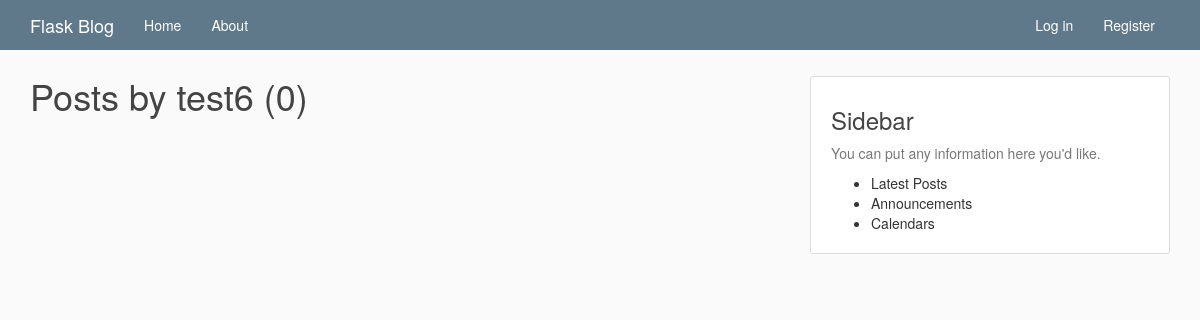
Page /user/test6 on the earlier database version.
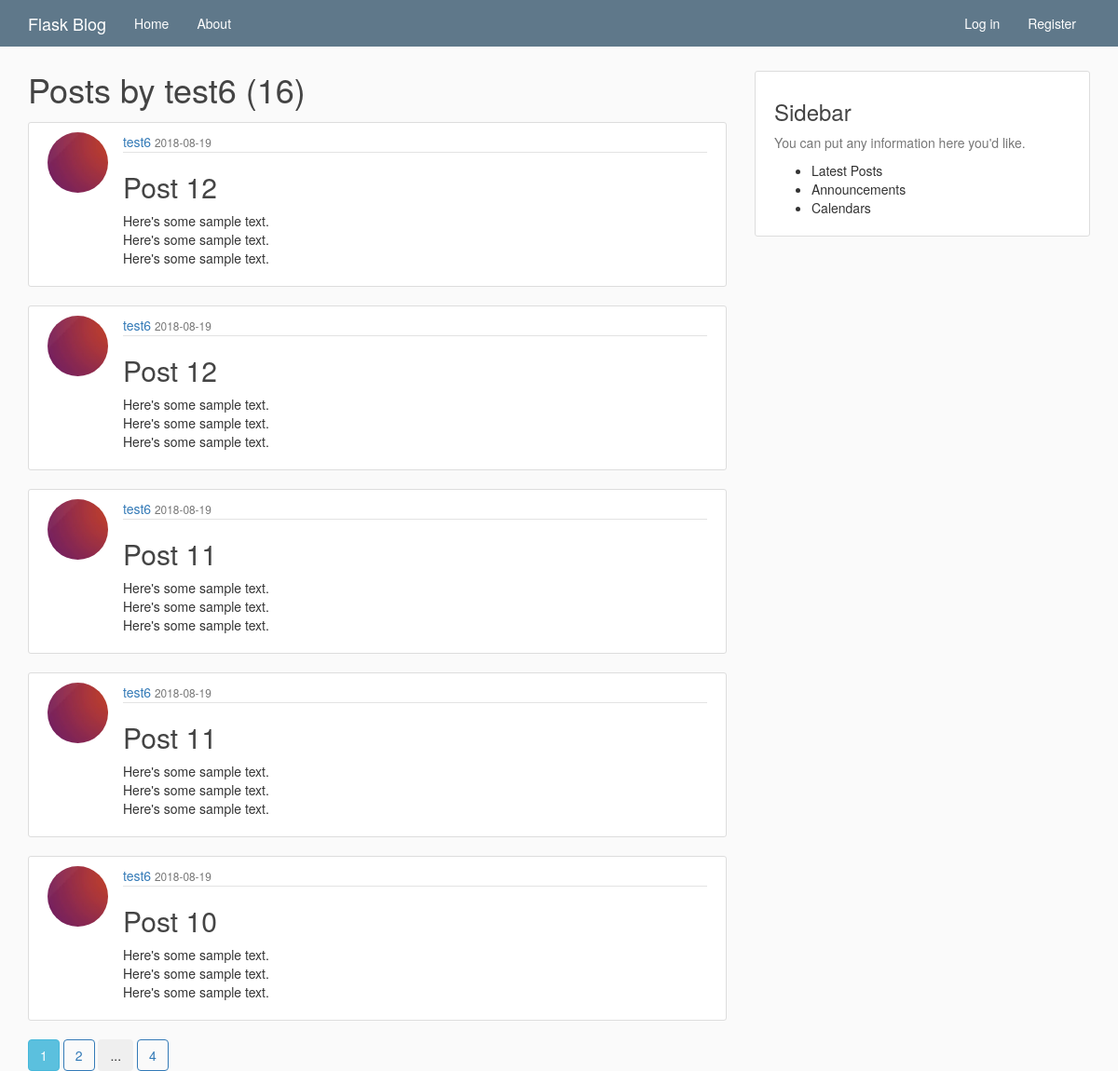
Same page on the later database version.
### flaskblog/models.py (models this page shows, shortened)
class User(db.Model, UserMixin):
  id = db.Column(
      db.Integer, primary_key=True)
  username = db.Column(
      db.String(20), unique=True, nullable=False)
  email = db.Column(
      db.String(120), unique=True, nullable=False)
  image_file = db.Column(
      db.String(20), nullable=False,
      default='default.jpg')  # Store for image hash
  password = db.Column(db.String(60), nullable=False)
  posts = db.relationship('Post', backref='author', lazy=True)

class Post(db.Model):
  id = db.Column(
      db.Integer, primary_key=True)
  title = db.Column(
      db.String(100), nullable=False)
  date_posted = db.Column(
      db.DateTime, nullable=False, default=datetime.utcnow)
  content = db.Column(
      db.Text, nullable=False)
  user_id = db.Column(
      db.Integer, db.ForeignKey('user.id'), nullable=False)

### flaskblog/users/routes.py (the view)
@users.route('/user/<string:username>')
def user_posts(username):
  page = request.args.get('page', 1, type=int)
  user = User.query.filter_by(username=username).first_or_404()
  posts = Post.query.filter_by(author=user)\
      .order_by(Post.date_posted.desc())\
      .paginate(page=page, per_page=5)
  return render_template('user_posts.html', user=user, posts=posts)

### flaskblog/templates/user_posts.html
{% extends "layout.html" %}
{% block content %}
    <h1 class="mb-3">Posts by {{ user.username }} ({{ posts.total }})</h1>
  {% for post in posts.items %}
    <article class="media content-section">
      <img src="{{ url_for('static', filename='profile_pics/' + post.author.image_file) }}" class="rounded-circle article-img">
      <div class="media-body">
        <div class="article-metadata">
          <a href="{{ url_for('users.user_posts', username=post.author.username) }}" class="mr-2">{{ post.author.username }}</a>
          <small class="text-muted">{{ post.date_posted.strftime('%Y-%m-%d') }}</small>
        </div>
        <h2>
          <a href="{{ url_for('posts.post', post_id=post.id) }}" class="article-title">{{ post.title }}</a>
        </h2>
        <p class="article-content">{{ post.content }}</p>
      </div>
    </article>
  {% endfor %}
  {% for page_num in posts.iter_pages(left_edge=1, right_edge=1, left_current=1, right_current=2) %}
      {% if page_num %}
        {% if posts.page == page_num %}
          <a href="{{ url_for('users.user_posts', username=user.username, page=page_num) }}" class="btn btn-info mb-4">{{ page_num }}</a>
        {% else %}
          <a href="{{ url_for('users.user_posts', username=user.username, page=page_num) }}" class="btn btn-outline-info mb-4">{{ page_num }}</a>
        {% endif %}
      {% else %}
        <button type="button" class="btn btn-outline-secondary">...</button>
      {% endif %}
  {% endfor %}
{% endblock content %}

### flaskblog/templates/layout.html (shortened to what this page needs)
<!DOCTYPE html>
<html lang="en">
  <head>
    <link rel="stylesheet"
      href="https://maxcdn.bootstrapcdn.com/bootstrap/3.3.7/css/bootstrap.min.css"
>
    <link rel="stylesheet" href="{{ url_for('static', filename='main.css') }}">
  </head>
  <body>
    <header class="site-header">
      <nav class="navbar navbar-default fixed-top">
        <div class="container">
          <div class="navbar-header">
            <a class="navbar-brand" href="{{ url_for('main.home') }}">Flask Blog</a>
          </div>
          <div class="collapse navbar-collapse" id="navbarToggle">
            <ul class="nav navbar-nav">
              <li><a href="{{ url_for('main.home') }}">Home</a></li>
              <li><a href="{{ url_for('main.about') }}">About</a></li>
            </ul>
            <ul class="nav navbar-nav navbar-right">
              {% if current_user.is_authenticated %}
                <li><a href="{{ url_for('posts.new_post') }}">New Post</a></li>
                <li><a href="{{ url_for('users.account') }}">{{ current_user.username }}</a></li>
                <li><a href="{{ url_for('users.logout') }}">Log out</a></li>
              {% else %}
                <li><a href="{{ url_for('users.login') }}">Log in</a></li>
                <li><a href="{{ url_for('users.register') }}">Register</a></li>
              {% endif%}
            </ul>
          </div>
        </div>
      </nav>
    </header>
    <main role="main" class="container">
      <div class="row">
        <div class="col-md-8">
          {% block content %}
          {% endblock content %}
        </div>
        <div class="col-md-4">
          <div class="content-section">
            <h3>Sidebar</h3>
            <p class="text-muted">
              You can put any information here you'd like.
            </p>
            <ul>
              <li>Latest Posts</li>
              <li>Announcements</li>
              <li>Calendars</li>
            </ul>
          </div>
        </div>
      </div>
    </main>
  </body>
</html>

### flaskblog/static/main.css (style rules this page uses)
body { background: #fafafa; color: #333333; margin-top: 7.6rem; }
h1, h2, h3, h4, h5, h6 { color: #444444; }
.navbar { background-color: #5f788a; position: fixed; top: 0; width: 100%; border: 0; border-radius: 0; z-index: 1; }
main > .row > .col-md-8 h1 { margin-top: 0; }
.content-section { background: #ffffff; padding: 10px 20px; border: 1px solid #dddddd; border-radius: 3px; margin-bottom: 20px; }
.article-title { color: #444444; }
.article-content { white-space: pre-line; }
.article-img { height: 65px; width: 65px; margin-right: 16px; float: left; }
.rounded-circle { border-radius: 50%; }
.article-metadata { padding-bottom: 1px; margin-bottom: 4px; border-bottom: 1px solid #e3e3e3; }
.navbar-default .navbar-brand, .navbar-default .navbar-nav > li > a { color: #fff; }
.btn-outline-info { border: 1px solid; }

Differences in the rows shown:
added Post: image_file (placeholder picture), author.username "test6", date_posted "2018-08-19", title "Post 12", content "Here's some sample text. Here's some sample text. Here's some sample text."
added Post: image_file (placeholder picture), author.username "test6", date_posted "2018-08-19", title "Post 12", content "Here's some sample text. Here's some sample text. Here's some sample text."
added Post: image_file (placeholder picture), author.username "test6", date_posted "2018-08-19", title "Post 11", content "Here's some sample text. Here's some sample text. Here's some sample text."
added Post: image_file (placeholder picture), author.username "test6", date_posted "2018-08-19", title "Post 11", content "Here's some sample text. Here's some sample text. Here's some sample text."
added Post: image_file (placeholder picture), author.username "test6", date_posted "2018-08-19", title "Post 10", content "Here's some sample text. Here's some sample text. Here's some sample text."
Other differences:
{{ posts.total }}: "0" → "16"
new list line: "1"
new list line: "2"
new list line: "4"
